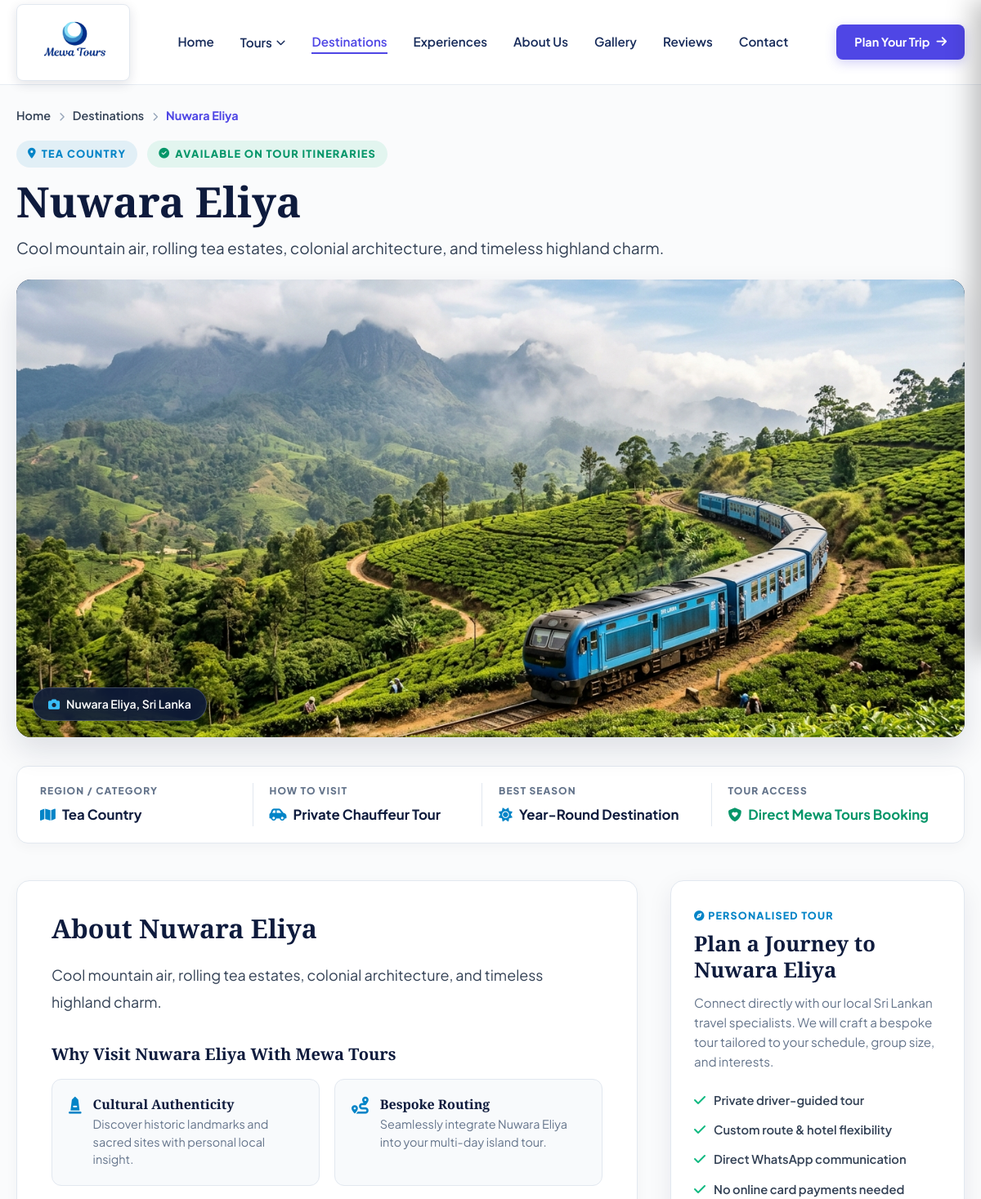
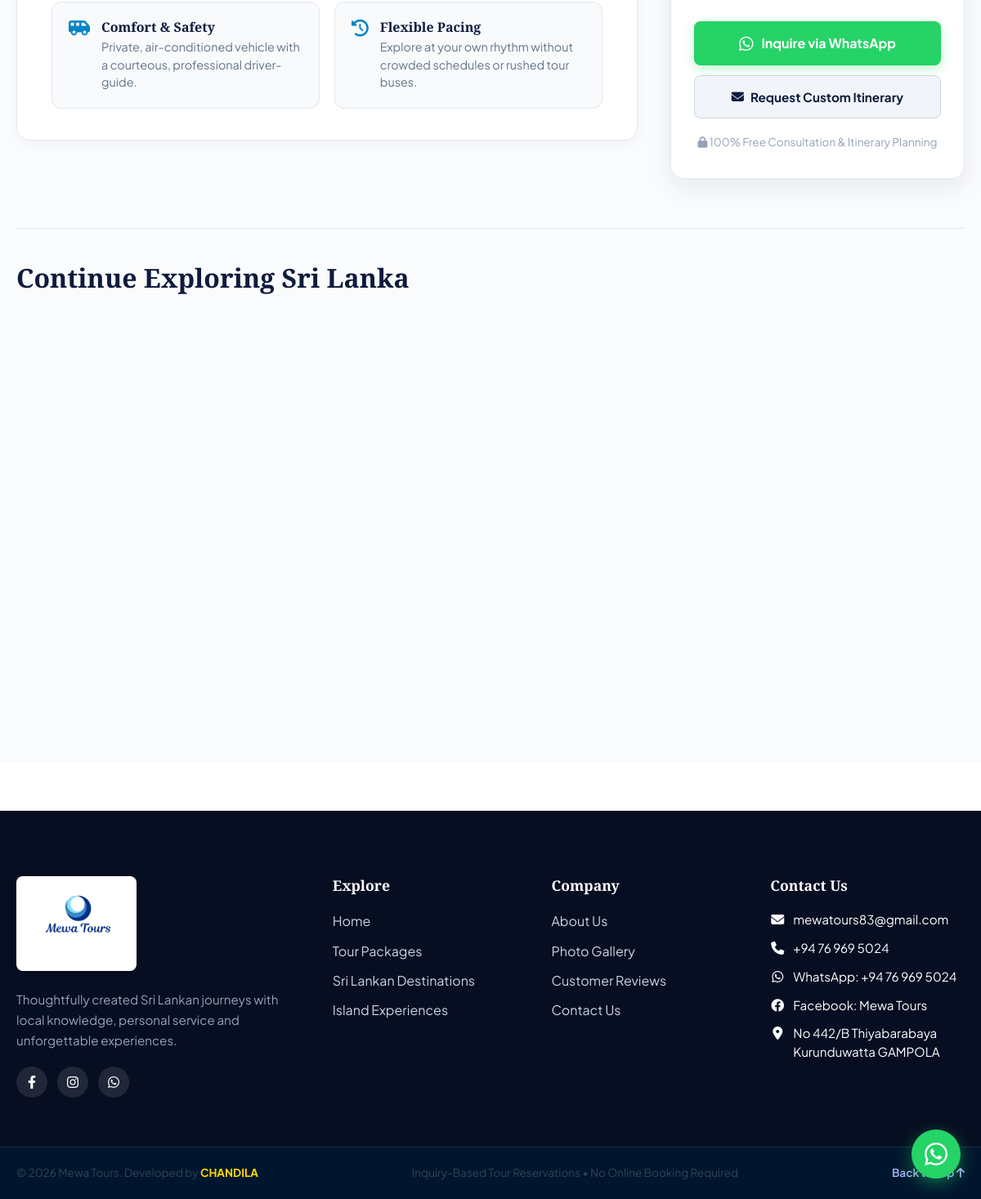
The app's page /destination-details.php?slug=nuwara-eliya with its own data (2 pictures, top to bottom).
### tables this page shows
CREATE TABLE `destinations` (
  `id` bigint(20) unsigned NOT NULL AUTO_INCREMENT,
  `name` varchar(150) NOT NULL,
  `slug` varchar(170) NOT NULL,
  `short_description` text DEFAULT NULL,
  `description` longtext DEFAULT NULL,
  `featured_image` varchar(255) DEFAULT NULL,
  `status` enum('ACTIVE','INACTIVE') NOT NULL DEFAULT 'ACTIVE',
  `is_featured` tinyint(1) NOT NULL DEFAULT 0,
  `display_order` int(11) NOT NULL DEFAULT 0,
  `created_at` timestamp NOT NULL DEFAULT current_timestamp(),
  `updated_at` timestamp NOT NULL DEFAULT current_timestamp() ON UPDATE current_timestamp(),
  PRIMARY KEY (`id`),
  UNIQUE KEY `slug` (`slug`),
  KEY `idx_dest_slug` (`slug`),
  KEY `idx_dest_status` (`status`)
);

### views/client/destination-details.php (the view, shortened to what the rows shown need)
<?php
$whatsapp = new WhatsAppService();
$generalWaUrl = $whatsapp->generateInquiryLink($whatsapp->buildDestinationInquiryMessage($destination['name'] ?? 'Sri Lanka'));
$heroImgSrc = !empty($destination['featured_image'])
    ? ((strpos($destination['featured_image'], 'http') === 0) ? $destination['featured_image'] : asset_url('images/' . e($destination['featured_image'])))
    : asset_url('images/destinations/hero-destinations-sigiriya.jpg');
?>
<link rel="stylesheet" href="<?= asset_url('css/destinations.css') ?>">
<main class="dest-details-page">
    <div class="container">
        <nav class="dest-page-breadcrumb" aria-label="Breadcrumb">
            <ol>
                <li><a href="<?= base_url() ?>">Home</a></li>
                <li><i class="fa-solid fa-chevron-right"></i></li>
                <li><a href="<?= base_url('destinations') ?>">Destinations</a></li>
                <li><i class="fa-solid fa-chevron-right"></i></li>
                <li class="active"><?= e($destination['name']) ?></li>
            </ol>
        </nav>
        <header class="dest-page-header">
            <div class="dest-badge-row">
                <span class="dest-badge-pill">
                    <i class="fa-solid fa-location-dot"></i> <?= e($destination['short_description'] ?? 'Sri Lanka Destination') ?>
                </span>
                <span class="dest-badge-pill" style="background: rgba(16, 185, 129, 0.1); color: #059669;">
                    <i class="fa-solid fa-circle-check"></i> Available on Tour Itineraries
                </span>
            </div>
            <h1 class="dest-page-title"><?= e($destination['name']) ?></h1>
            <p class="dest-page-subtitle">
                <?= e($destination['description'] ? mb_strimwidth($destination['description'], 0, 160, '...') : ($destination['short_description'] ?? 'Explore the timeless wonders of this iconic Sri Lankan destination.')) ?>
            </p>
        </header>
        <div class="dest-showcase-wrapper">
            <img src="<?= e($heroImgSrc) ?>"
                 alt="<?= e($destination['name']) ?> - Sri Lanka Destination"
                 class="dest-showcase-img"
                 onerror="this.src='https://images.unsplash.com/photo-1544979590-37e9b47eb705?auto=format&fit=crop&w=1600&q=80'">
            <div class="dest-showcase-badge">
                <i class="fa-solid fa-camera"></i> <?= e($destination['name']) ?>, Sri Lanka
            </div>
        </div>
        <div class="dest-quick-stats">
            <div class="stat-item">
                <span class="stat-label">REGION / CATEGORY</span>
                <span class="stat-value">
                    <i class="fa-solid fa-map"></i> <?= e($destination['short_description'] ?? 'Heritage & Nature') ?>
                </span>
            </div>
        </div>
        <div class="dest-content-layout">
            <article class="dest-story-column">
                <h2 class="dest-story-heading">About <?= e($destination['name']) ?></h2>
                <div class="dest-story-body">
                    <?= nl2br(e($destination['description'] ?? $destination['short_description'] ?? '')) ?>
                </div>
                <h3 class="dest-highlights-title">Why Visit <?= e($destination['name']) ?> With Mewa Tours</h3>
                <div class="dest-highlight-grid">
                    <div class="dest-highlight-box">
                    </div>
                    <div class="dest-highlight-box">
                        <div>
                            <h4>Bespoke Routing</h4>
                            <p>Seamlessly integrate <?= e($destination['name']) ?> into your multi-day island tour.</p>
                        </div>
                    </div>
                    <div class="dest-highlight-box">
                    </div>
                    <div class="dest-highlight-box">
                    </div>
                </div>
            </article>
            <aside class="dest-booking-card">
                <span class="booking-card-tag"><i class="fa-solid fa-compass"></i> Personalised Tour</span>
                <h3 class="booking-card-title">Plan a Journey to <?= e($destination['name']) ?></h3>
                <p class="booking-card-desc">
                    Connect directly with our local Sri Lankan travel specialists. We will craft a bespoke tour tailored to your schedule, group size, and interests.
                </p>
                <ul class="booking-perks-list">
                    <li><i class="fa-solid fa-check"></i> Private driver-guided tour</li>
                    <li><i class="fa-solid fa-check"></i> Custom route &amp; hotel flexibility</li>
                    <li><i class="fa-solid fa-check"></i> Direct WhatsApp communication</li>
                    <li><i class="fa-solid fa-check"></i> No online card payments needed</li>
                </ul>
                <a href="<?= e($destination['whatsapp_url'] ?? $generalWaUrl) ?>" target="_blank" rel="noopener noreferrer" class="btn-dest-wa">
                    <i class="fa-brands fa-whatsapp fa-lg"></i> Inquire via WhatsApp
                </a>
                <a href="<?= base_url('contact?destination=' . urlencode($destination['name'])) ?>" class="btn-dest-quote">
                    <i class="fa-solid fa-envelope"></i> Request Custom Itinerary
                </a>
                <p class="booking-card-help">
                    <i class="fa-solid fa-lock"></i> 100% Free Consultation &amp; Itinerary Planning
                </p>
            </aside>
        </div>
        <?php if (!empty($related_destinations)): ?>
        <section class="dest-related-section">
            <h2 class="dest-related-title">Continue Exploring Sri Lanka</h2>
        </section>
        <?php endif; ?>
    </div>
</main>

### records on screen
destinations: name "Nuwara Eliya", short_description "TEA COUNTRY", description "Cool mountain air, rolling tea estates, colonial architecture, and timeless highland charm.", featured_image (picture), short_description "Tea Country"

### other values on screen
$config['company']['email'] "mewatours83@gmail.com"
$config['company']['phone'] "+94 76 969 5024"
$config['company']['address'] "No 442/B Thiyabarabaya Kurunduwatta GAMPOLA"
